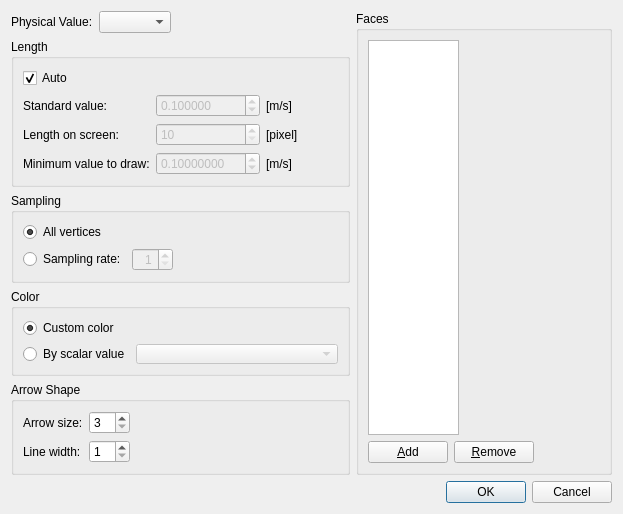
<?xml version="1.0" encoding="UTF-8"?>
<ui version="4.0">
 <class>Post3dWindowArrowGroupSettingDialog</class>
 <widget class="QDialog" name="Post3dWindowArrowGroupSettingDialog">
  <property name="geometry">
   <rect>
    <x>0</x>
    <y>0</y>
    <width>623</width>
    <height>463</height>
   </rect>
  </property>
  <property name="windowTitle">
   <string>Arrow Setting</string>
  </property>
  <layout class="QVBoxLayout" name="verticalLayout_4">
   <item>
    <layout class="QHBoxLayout" name="horizontalLayout_4">
     <item>
      <layout class="QVBoxLayout" name="verticalLayout_3">
       <item>
        <layout class="QHBoxLayout" name="horizontalLayout_3">
         <item>
          <widget class="QLabel" name="physicalValueLabel">
           <property name="text">
            <string>Physical Value:</string>
           </property>
          </widget>
         </item>
         <item>
          <widget class="QComboBox" name="physicalValueComboBox"/>
         </item>
         <item>
          <spacer name="horizontalSpacer">
           <property name="orientation">
            <enum>Qt::Horizontal</enum>
           </property>
           <property name="sizeHint" stdset="0">
            <size>
             <width>40</width>
             <height>0</height>
            </size>
           </property>
          </spacer>
         </item>
        </layout>
       </item>
       <item>
        <widget class="QGroupBox" name="lengthGroupBox">
         <property name="title">
          <string>Length</string>
         </property>
         <layout class="QVBoxLayout" name="verticalLayout_2">
          <item>
           <widget class="QCheckBox" name="lengthAutoCheckBox">
            <property name="text">
             <string>Auto</string>
            </property>
            <property name="checked">
             <bool>true</bool>
            </property>
           </widget>
          </item>
          <item>
           <layout class="QHBoxLayout" name="horizontalLayout_9">
            <item>
             <layout class="QGridLayout" name="gridLayout">
              <item row="0" column="0">
               <widget class="QLabel" name="stdValueLabel">
                <property name="text">
                 <string>Standard value:</string>
                </property>
               </widget>
              </item>
              <item row="0" column="1">
               <widget class="QDoubleSpinBox" name="stdValueSpinBox">
                <property name="enabled">
                 <bool>false</bool>
                </property>
                <property name="decimals">
                 <number>6</number>
                </property>
                <property name="minimum">
                 <double>0.001000000000000</double>
                </property>
                <property name="maximum">
                 <double>100.000000000000000</double>
                </property>
                <property name="singleStep">
                 <double>0.100000000000000</double>
                </property>
                <property name="value">
                 <double>0.100000000000000</double>
                </property>
               </widget>
              </item>
              <item row="0" column="2">
               <widget class="QLabel" name="stdValueUnitLabel">
                <property name="text">
                 <string>[m/s]</string>
                </property>
               </widget>
              </item>
              <item row="1" column="0">
               <widget class="QLabel" name="legendLenLabel">
                <property name="text">
                 <string>Length on screen:</string>
                </property>
               </widget>
              </item>
              <item row="1" column="1">
               <widget class="QSpinBox" name="legendLengthSpinBox">
                <property name="enabled">
                 <bool>false</bool>
                </property>
                <property name="minimum">
                 <number>10</number>
                </property>
                <property name="maximum">
                 <number>1000</number>
                </property>
               </widget>
              </item>
              <item row="1" column="2">
               <widget class="QLabel" name="legendLenUnitLabel">
                <property name="text">
                 <string>[pixel]</string>
                </property>
               </widget>
              </item>
              <item row="2" column="0">
               <widget class="QLabel" name="minValueLabel">
                <property name="text">
                 <string>Minimum value to draw:</string>
                </property>
               </widget>
              </item>
              <item row="2" column="1">
               <widget class="QDoubleSpinBox" name="minValueSpinBox">
                <property name="enabled">
                 <bool>false</bool>
                </property>
                <property name="decimals">
                 <number>8</number>
                </property>
                <property name="minimum">
                 <double>0.001000000000000</double>
                </property>
                <property name="maximum">
                 <double>100.000000000000000</double>
                </property>
                <property name="singleStep">
                 <double>0.100000000000000</double>
                </property>
                <property name="value">
                 <double>0.100000000000000</double>
                </property>
               </widget>
              </item>
              <item row="2" column="2">
               <widget class="QLabel" name="minValueUnitLabel">
                <property name="text">
                 <string>[m/s]</string>
                </property>
               </widget>
              </item>
             </layout>
            </item>
            <item>
             <spacer name="horizontalSpacer_4">
              <property name="orientation">
               <enum>Qt::Horizontal</enum>
              </property>
              <property name="sizeHint" stdset="0">
               <size>
                <width>40</width>
                <height>20</height>
               </size>
              </property>
             </spacer>
            </item>
           </layout>
          </item>
         </layout>
        </widget>
       </item>
       <item>
        <widget class="QGroupBox" name="samplingGroupBox">
         <property name="title">
          <string>Sampling</string>
         </property>
         <layout class="QVBoxLayout" name="verticalLayout_5">
          <item>
           <widget class="QRadioButton" name="samplingAllRadioButton">
            <property name="text">
             <string>All vertices</string>
            </property>
            <property name="checked">
             <bool>true</bool>
            </property>
           </widget>
          </item>
          <item>
           <layout class="QHBoxLayout" name="horizontalLayout_10">
            <item>
             <widget class="QRadioButton" name="samplingSkipRadioButton">
              <property name="text">
               <string>Sampling rate:</string>
              </property>
             </widget>
            </item>
            <item>
             <widget class="QSpinBox" name="sampleRateSpinBox">
              <property name="enabled">
               <bool>false</bool>
              </property>
              <property name="alignment">
               <set>Qt::AlignRight|Qt::AlignTrailing|Qt::AlignVCenter</set>
              </property>
              <property name="minimum">
               <number>1</number>
              </property>
              <property name="maximum">
               <number>99</number>
              </property>
             </widget>
            </item>
            <item>
             <spacer name="horizontalSpacer_7">
              <property name="orientation">
               <enum>Qt::Horizontal</enum>
              </property>
              <property name="sizeHint" stdset="0">
               <size>
                <width>40</width>
                <height>20</height>
               </size>
              </property>
             </spacer>
            </item>
           </layout>
          </item>
         </layout>
        </widget>
       </item>
       <item>
        <widget class="QGroupBox" name="colorGroupBox_2">
         <property name="title">
          <string>Color</string>
         </property>
         <layout class="QGridLayout" name="gridLayout_2">
          <item row="0" column="0">
           <widget class="QRadioButton" name="specificRadioButton">
            <property name="text">
             <string>Custom color</string>
            </property>
            <property name="checked">
             <bool>true</bool>
            </property>
           </widget>
          </item>
          <item row="0" column="1">
           <layout class="QHBoxLayout" name="horizontalLayout_12">
            <item>
             <widget class="ColorEditWidget" name="colorEditWidget"/>
            </item>
            <item>
             <spacer name="horizontalSpacer_6">
              <property name="orientation">
               <enum>Qt::Horizontal</enum>
              </property>
              <property name="sizeHint" stdset="0">
               <size>
                <width>40</width>
                <height>10</height>
               </size>
              </property>
             </spacer>
            </item>
           </layout>
          </item>
          <item row="1" column="0">
           <widget class="QRadioButton" name="scalarRadioButton">
            <property name="text">
             <string>By scalar value</string>
            </property>
           </widget>
          </item>
          <item row="1" column="1">
           <widget class="QComboBox" name="scalarComboBox">
            <property name="enabled">
             <bool>false</bool>
            </property>
            <property name="minimumSize">
             <size>
              <width>120</width>
              <height>20</height>
             </size>
            </property>
           </widget>
          </item>
         </layout>
        </widget>
       </item>
       <item>
        <widget class="QGroupBox" name="groupBox">
         <property name="title">
          <string>Arrow Shape</string>
         </property>
         <layout class="QHBoxLayout" name="horizontalLayout_6">
          <item>
           <layout class="QGridLayout" name="gridLayout_3">
            <item row="0" column="0">
             <widget class="QLabel" name="arrowSizeLabel">
              <property name="text">
               <string>Arrow size:</string>
              </property>
             </widget>
            </item>
            <item row="0" column="1">
             <widget class="QSpinBox" name="arrowSizeSpinBox">
              <property name="minimum">
               <number>3</number>
              </property>
              <property name="maximum">
               <number>20</number>
              </property>
             </widget>
            </item>
            <item row="1" column="0">
             <widget class="QLabel" name="lineWidthLabel">
              <property name="text">
               <string>Line width:</string>
              </property>
             </widget>
            </item>
            <item row="1" column="1">
             <widget class="QSpinBox" name="lineWidthSpinBox">
              <property name="minimum">
               <number>1</number>
              </property>
              <property name="maximum">
               <number>11</number>
              </property>
             </widget>
            </item>
           </layout>
          </item>
          <item>
           <spacer name="horizontalSpacer_8">
            <property name="orientation">
             <enum>Qt::Horizontal</enum>
            </property>
            <property name="sizeHint" stdset="0">
             <size>
              <width>157</width>
              <height>20</height>
             </size>
            </property>
           </spacer>
          </item>
         </layout>
        </widget>
       </item>
       <item>
        <spacer name="verticalSpacer_2">
         <property name="orientation">
          <enum>Qt::Vertical</enum>
         </property>
         <property name="sizeHint" stdset="0">
          <size>
           <width>78</width>
           <height>14</height>
          </size>
         </property>
        </spacer>
       </item>
      </layout>
     </item>
     <item>
      <widget class="QGroupBox" name="faceGroupBox">
       <property name="title">
        <string>Faces</string>
       </property>
       <layout class="QVBoxLayout" name="verticalLayout">
        <item>
         <layout class="QHBoxLayout" name="horizontalLayout_2">
          <item>
           <widget class="QListWidget" name="faceListWidget">
            <property name="sizePolicy">
             <sizepolicy hsizetype="Preferred" vsizetype="Expanding">
              <horstretch>0</horstretch>
              <verstretch>0</verstretch>
             </sizepolicy>
            </property>
            <property name="maximumSize">
             <size>
              <width>91</width>
              <height>16777215</height>
             </size>
            </property>
            <property name="baseSize">
             <size>
              <width>0</width>
              <height>0</height>
             </size>
            </property>
           </widget>
          </item>
          <item>
           <widget class="Post3dWindowFaceSettingWidget" name="faceSettingWidget" native="true"/>
          </item>
         </layout>
        </item>
        <item>
         <layout class="QHBoxLayout" name="horizontalLayout">
          <item>
           <widget class="QPushButton" name="faceAddButton">
            <property name="text">
             <string>&amp;Add</string>
            </property>
           </widget>
          </item>
          <item>
           <widget class="QPushButton" name="faceRemoveButton">
            <property name="text">
             <string>&amp;Remove</string>
            </property>
           </widget>
          </item>
          <item>
           <spacer name="horizontalSpacer_2">
            <property name="orientation">
             <enum>Qt::Horizontal</enum>
            </property>
            <property name="sizeHint" stdset="0">
             <size>
              <width>40</width>
              <height>20</height>
             </size>
            </property>
           </spacer>
          </item>
         </layout>
        </item>
       </layout>
      </widget>
     </item>
    </layout>
   </item>
   <item>
    <widget class="QDialogButtonBox" name="buttonBox">
     <property name="orientation">
      <enum>Qt::Horizontal</enum>
     </property>
     <property name="standardButtons">
      <set>QDialogButtonBox::Cancel|QDialogButtonBox::Ok</set>
     </property>
    </widget>
   </item>
  </layout>
 </widget>
 <customwidgets>
  <customwidget>
   <class>ColorEditWidget</class>
   <extends>QLabel</extends>
   <header>guibase/widget/coloreditwidget.h</header>
   <container>1</container>
  </customwidget>
  <customwidget>
   <class>Post3dWindowFaceSettingWidget</class>
   <extends>QWidget</extends>
   <header>post/post3d/datamodel/post3dwindowfacesettingwidget.h</header>
   <container>1</container>
  </customwidget>
 </customwidgets>
 <resources/>
 <connections>
  <connection>
   <sender>buttonBox</sender>
   <signal>accepted()</signal>
   <receiver>Post3dWindowArrowGroupSettingDialog</receiver>
   <slot>accept()</slot>
   <hints>
    <hint type="sourcelabel">
     <x>183</x>
     <y>397</y>
    </hint>
    <hint type="destinationlabel">
     <x>157</x>
     <y>274</y>
    </hint>
   </hints>
  </connection>
  <connection>
   <sender>buttonBox</sender>
   <signal>rejected()</signal>
   <receiver>Post3dWindowArrowGroupSettingDialog</receiver>
   <slot>reject()</slot>
   <hints>
    <hint type="sourcelabel">
     <x>183</x>
     <y>397</y>
    </hint>
    <hint type="destinationlabel">
     <x>286</x>
     <y>274</y>
    </hint>
   </hints>
  </connection>
  <connection>
   <sender>samplingSkipRadioButton</sender>
   <signal>toggled(bool)</signal>
   <receiver>sampleRateSpinBox</receiver>
   <slot>setEnabled(bool)</slot>
   <hints>
    <hint type="sourcelabel">
     <x>116</x>
     <y>237</y>
    </hint>
    <hint type="destinationlabel">
     <x>164</x>
     <y>239</y>
    </hint>
   </hints>
  </connection>
  <connection>
   <sender>lengthAutoCheckBox</sender>
   <signal>toggled(bool)</signal>
   <receiver>stdValueSpinBox</receiver>
   <slot>setDisabled(bool)</slot>
   <hints>
    <hint type="sourcelabel">
     <x>38</x>
     <y>67</y>
    </hint>
    <hint type="destinationlabel">
     <x>220</x>
     <y>104</y>
    </hint>
   </hints>
  </connection>
  <connection>
   <sender>lengthAutoCheckBox</sender>
   <signal>toggled(bool)</signal>
   <receiver>legendLengthSpinBox</receiver>
   <slot>setDisabled(bool)</slot>
   <hints>
    <hint type="sourcelabel">
     <x>74</x>
     <y>67</y>
    </hint>
    <hint type="destinationlabel">
     <x>220</x>
     <y>130</y>
    </hint>
   </hints>
  </connection>
  <connection>
   <sender>specificRadioButton</sender>
   <signal>toggled(bool)</signal>
   <receiver>colorEditWidget</receiver>
   <slot>setEnabled(bool)</slot>
   <hints>
    <hint type="sourcelabel">
     <x>116</x>
     <y>294</y>
    </hint>
    <hint type="destinationlabel">
     <x>135</x>
     <y>293</y>
    </hint>
   </hints>
  </connection>
  <connection>
   <sender>scalarRadioButton</sender>
   <signal>toggled(bool)</signal>
   <receiver>scalarComboBox</receiver>
   <slot>setEnabled(bool)</slot>
   <hints>
    <hint type="sourcelabel">
     <x>123</x>
     <y>318</y>
    </hint>
    <hint type="destinationlabel">
     <x>306</x>
     <y>320</y>
    </hint>
   </hints>
  </connection>
  <connection>
   <sender>lengthAutoCheckBox</sender>
   <signal>toggled(bool)</signal>
   <receiver>minValueSpinBox</receiver>
   <slot>setDisabled(bool)</slot>
   <hints>
    <hint type="sourcelabel">
     <x>94</x>
     <y>68</y>
    </hint>
    <hint type="destinationlabel">
     <x>153</x>
     <y>148</y>
    </hint>
   </hints>
  </connection>
 </connections>
</ui>
